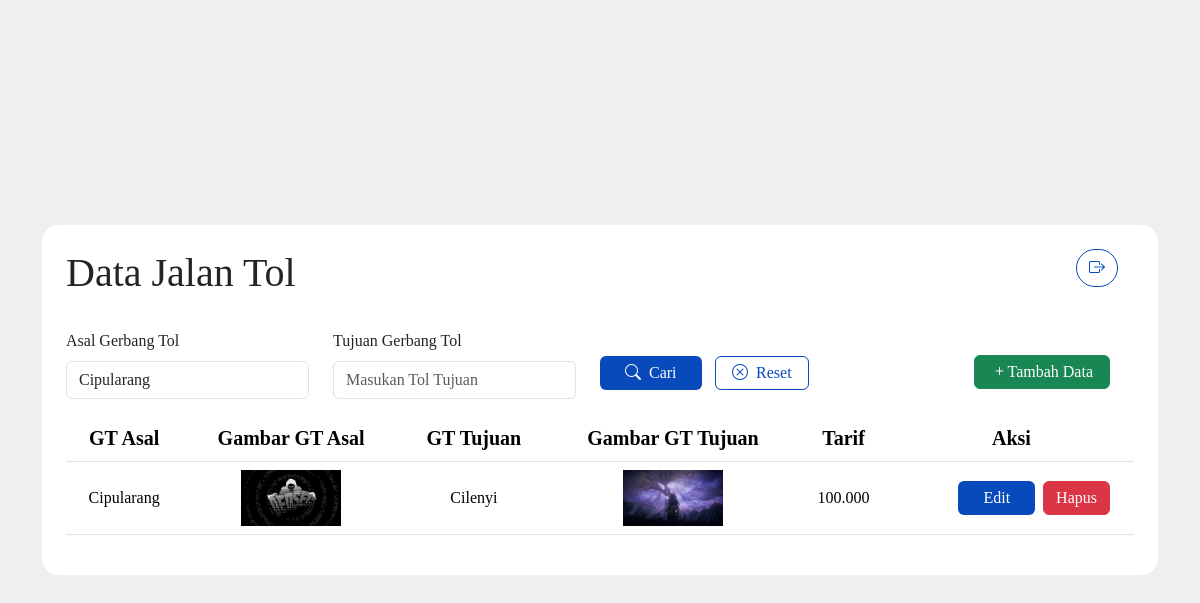
The app's page /index.php?asal=Cipularang with its own data.
### tables this page shows
CREATE TABLE `tol` (
  `id` int(11) NOT NULL,
  `tol_asal` varchar(100) DEFAULT NULL,
  `gambar_asal` varchar(255) DEFAULT NULL,
  `tol_tujuan` varchar(100) DEFAULT NULL,
  `gambar_tujuan` varchar(255) DEFAULT NULL,
  `harga` int(11) DEFAULT NULL
);

### functions.php (called while the page is built, shortened)
<?php
include 'db.php';
function getFilteredTol($asal, $tujuan) {
    global $conn;
    $query = "SELECT * FROM tol WHERE 1";
    if (!empty($asal)) {
        $asal = mysqli_real_escape_string($conn, $asal);
        $query .= " AND tol_asal LIKE '%$asal%'";
    }
    return mysqli_query($conn, $query);
}
?>

### index.php (the view, shortened to what this page needs)
<?php
include 'db.php';
include 'functions.php';
$asal = isset($_GET['asal']) ? $_GET['asal'] : '';
$tujuan = isset($_GET['tujuan']) ? $_GET['tujuan'] : '';
$tols = getFilteredTol($asal, $tujuan);
?>
<!DOCTYPE html>
<html lang="en">
<head>
    <link rel="stylesheet" href="node_modules/bootstrap/dist/css/bootstrap.min.css">
    <link rel="stylesheet" href="https://cdn.jsdelivr.net/npm/bootstrap-icons@1.13.1/font/bootstrap-icons.min.css">
    <link rel="stylesheet" href="style.css">
</head>
<body style="background-color: #efeff0;" class="d-flex justify-content-center align-items-center min-vh-100">
    <div class="container">
        <div class="bg-white rounded-4 d-flex align-items-center p-4">
            <form method="get" class="col-12">
                <div class="row">
                    <div class="col-6">
                        <h1>Data Jalan Tol </h1>
                    </div>
                    <div class="col-6">
                        <div class="col-12 d-flex justify-content-end">
                            <a href="logout.php" class="btn button2 rounded-5 me-3">
                                <i class="bi bi-box-arrow-right"></i>
                            </a>
                        </div>
                    </div>
                </div>
                <div class="row mt-4 col-12">
                    <div class="col-3 pb-3">
                        <p for="asal" class="form-label fs-6">Asal Gerbang Tol</p>
                        <input type="text" class="form-control pe-5" id="asal" name="asal"
                            placeholder="Masukan Tol Asal" value="<?= $asal ?>">
                    </div>
                    <div class="col-3">
                        <p for="tujuan" class="form-label fs-6">Tujuan Gerbang Tol</p>
                        <input type="text" class="form-control pe-5" id="tujuan" name="tujuan"
                            placeholder="Masukan Tol Tujuan" value="<?= $tujuan ?>">
                    </div>
                    <div class="col-3 align-self-center">
                        <button type="submit" class="btn button1 px-4 py-1">
                            <i class="bi bi-search me-2"></i>Cari
                        </button>
                        <a href="index.php" class="btn button2 px-3 py-1 ms-2">
                            <i class="bi bi-x-circle me-2"></i>Reset
                        </a>
                    </div>
                    <div class="col-3 align-self-center d-flex justify-content-end">
                        <a href="tambah.php" class="btn btn-success px-3 py-1">
                            <i class="bi bi-plus"></i>Tambah Data
                        </a>
                    </div>
                </div>
                <table class="table">
                    <thead>
                        <tr>
                            <th class="fs-5 fw-semibold text-center">GT Asal</th>
                            <th class="fs-5 fw-semibold text-center">Gambar GT Asal</th>
                            <th class="fs-5 fw-semibold text-center">GT Tujuan</th>
                            <th class="fs-5 fw-semibold text-center">Gambar GT Tujuan</th>
                            <th class="fs-5 fw-semibold text-center">Tarif</th>
                            <th class="fs-5 fw-semibold text-center">Aksi</th>
                        </tr>
                    </thead>
                    <tbody>
                        <?php foreach ($tols as $data): ?>
                        <tr>
                            <td class="fs-6 fw-light text-center align-content-center"><?= $data['tol_asal'] ?></td>
                            <td class="fs-6 fw-light text-center">
                                <img src="uploads/<?= $data['gambar_asal']; ?>?t=<?= time(); ?>" width="100">
                            </td>
                            <td class="fs-6 fw-light text-center align-content-center"><?= $data['tol_tujuan'] ?></td>
                            <td class="fs-6 fw-light text-center">
                                <img src="uploads/<?= $data['gambar_tujuan']; ?>?t=<?= time(); ?>" width="100">
                            </td>
                            <td class="fs-6 fw-light text-center align-content-center">
                                <?= number_format($data['harga'], 0, ',', '.') ?>
                            </td>
                            <td class="align-content-center">
                                <div class="text-center me-3 d-flex justify-content-end">
                                    <a href="edit.php?id=<?= $data['id'] ?>" class="btn button1 text-white px-4 py-1 me-2">Edit</a>
                                    <a href="hapus.php?id=<?= $data['id'] ?>" class="btn btn-danger py-1"
                                        onclick="return confirm('Yakin ingin menghapus data ini?')">Hapus</a>
                                </div>
                            </td>
                        </tr>
                        <?php endforeach; ?>
                    </tbody>
                </table>
            </form>
        </div>
    </div>
</body>
</html>

### style.css (style rules this page uses)
body { font-family: 'Poppins';font-size: 22px; }
.button1 { color : white; background-color : #0849BC; }
.button2 { color : #0849BC; background-color : white; border : 1px solid #0849BC; }

### records on screen
tol: tol_asal "Cipularang", gambar_asal (picture), tol_tujuan "Cilenyi", gambar_tujuan (picture), harga "100.000"
